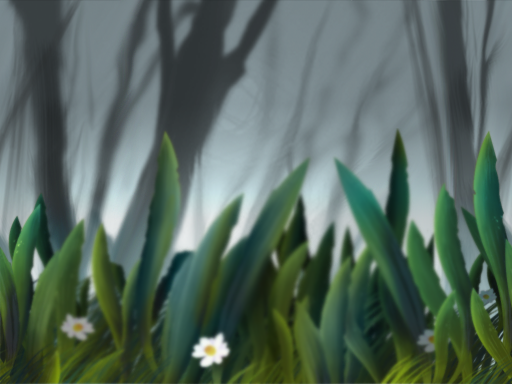

The image is a tile-based game level rendered from a .tmx file. Its description and complete source (layers, tilesets, objects, tile grids) follow:
An orthogonal 16x12 tile map with 32x32 px tiles, 2 tile layers (Tile Layer 4, Tile Layer 2), 2 hidden layers not drawn.

<map version="1.0" orientation="orthogonal" width="16" height="12" tilewidth="32" tileheight="32">
 <tileset firstgid="1" source="../tilesets/tileset_area1.tsx" />
 <layer name="Tile Layer 4" width="16" height="12">
  <properties>
   <property name="hScale" value="0.2" />
   <property name="vScale" value="0" />
  </properties>
  <data encoding="csv">
657,658,659,660,661,662,663,664,665,666,667,668,669,670,671,672,
689,690,691,692,693,694,695,696,697,698,699,700,701,702,703,704,
721,722,723,724,725,726,727,728,729,730,731,732,733,734,735,736,
753,754,755,756,757,758,759,760,761,762,763,764,765,766,767,768,
785,786,787,788,789,790,791,792,793,794,795,796,797,798,799,800,
817,818,819,820,821,822,823,824,825,826,827,828,829,830,831,832,
849,850,851,852,853,854,855,856,857,858,859,860,861,862,863,864,
881,882,883,884,885,886,887,888,889,890,891,892,893,894,895,896,
913,914,915,916,917,918,919,920,921,922,923,924,925,926,927,928,
945,946,947,948,949,950,951,952,953,954,955,956,957,958,959,960,
977,978,979,980,981,982,983,984,985,986,987,988,989,990,991,992,
1009,1010,1011,1012,1013,1014,1015,1016,1017,1018,1019,1020,1021,1022,1023,1024
</data>
 </layer>
 <layer name="Tile Layer 3" width="16" height="12" visible="0">
  <properties>
   <property name="hScale" value="0.4" />
   <property name="vScale" value="0" />
  </properties>
  <data encoding="csv">
273,274,275,276,277,278,279,280,281,282,283,284,285,286,287,288,
305,306,307,308,309,310,311,312,313,314,315,316,317,318,319,320,
337,338,339,340,341,342,343,344,345,346,347,348,349,350,351,352,
369,370,371,372,373,374,375,376,377,378,379,380,381,382,383,384,
401,402,403,404,405,406,407,408,409,410,411,412,413,414,415,416,
433,434,435,436,437,438,439,440,441,442,443,444,445,446,447,448,
465,466,467,468,469,470,471,472,473,474,475,476,477,478,479,480,
497,498,499,500,501,502,503,504,505,506,507,508,509,510,511,512,
529,530,531,532,533,534,535,536,537,538,539,540,541,542,543,544,
561,562,563,564,565,566,567,568,569,570,571,572,573,574,575,576,
593,594,595,596,597,598,599,600,601,602,603,604,605,606,607,608,
625,626,627,628,629,630,631,632,633,634,635,636,637,638,639,640
</data>
 </layer>
 <layer name="Tile Layer 2" width="16" height="12">
  <properties>
   <property name="hScale" value="0.6" />
   <property name="vScale" value="0" />
  </properties>
  <data encoding="csv">
1,1,1,1,1,1,1,1,1,1,1,1,1,1,1,1,
1,1,1,1,1,1,1,1,1,1,1,1,1,1,1,1,
1,1,1,1,1,1,1,1,1,1,1,1,1,1,1,1,
1,1,1,1,1,1,1,1,1,1,1,1,1,1,1,1,
17,18,19,20,21,22,23,24,25,26,27,28,29,30,31,32,
49,50,51,52,53,54,55,56,57,58,59,60,61,62,63,64,
81,82,83,84,85,86,87,88,89,90,91,92,93,94,95,96,
113,114,115,116,117,118,119,120,121,122,123,124,125,126,127,128,
145,146,147,148,149,150,151,152,153,154,155,156,157,158,159,160,
177,178,179,180,181,182,183,184,185,186,187,188,189,190,191,192,
209,210,211,212,213,214,215,216,217,218,219,220,221,222,223,224,
241,242,243,244,245,246,247,248,249,250,251,252,253,254,255,256
</data>
 </layer>
 <layer name="Tile Layer 1" width="16" height="12" visible="0">
  <properties>
   <property name="hScale" value="0.8" />
   <property name="vScale" value="0" />
  </properties>
  <data encoding="csv">
1,1,1,1,1,1,1,1,1,1,1,1,1,1,1,1,
1,1,1,1,1,1,1,1,1,1,1,1,1,1,1,1,
1,1,1,1,1,1,1,1,1,1,1,1,1,1,1,1,
1,1,1,1,1,1,1,1,1,1,1,1,1,1,1,1,
1,1,1,1,1,1,1,1,1,1,1,1,1,1,1,1,
1,1,1,1,1,1,1,1,1,1,1,1,1,1,1,1,
1,1,1,1,1,1,1,1,1,1,1,1,1,1,1,1,
1,1,1,1,1,1,1,1,1,1,1,1,1,1,1,1,
1,1,1,1,1,1,1,1,1,1,1,1,1,1,1,1,
1,1,1,1,1,1,1,1,1,1,1,1,1,1,1,1,
1,1,1,1,1,1,1,1,1,1,1,1,1,1,1,1,
1,1,1,1,1,1,1,1,1,1,1,1,1,1,1,1
</data>
 </layer>
</map>
